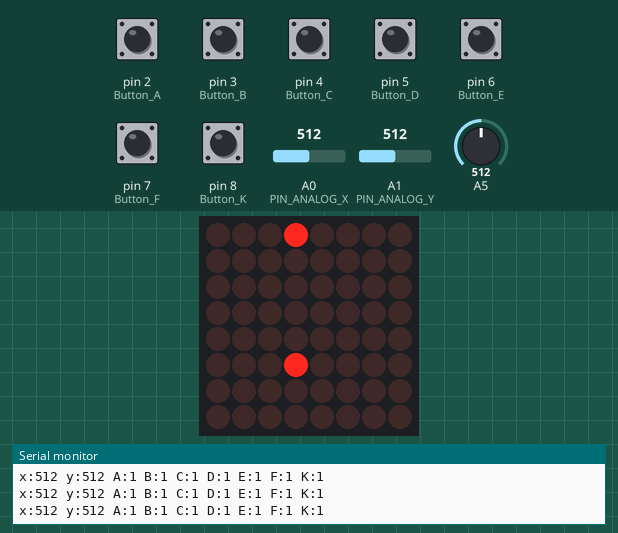
The sketch below on a simulated Arduino Uno, built with avr-gcc and run on an emulated ATmega328P. On the bench: 8×8 LED matrix, the last lines printed to the serial monitor. The inputs (shaded band) are chosen by the test bench; at power-on: pin 2 (Button_A), pin 3 (Button_B), pin 4 (Button_C), pin 5 (Button_D), pin 6 (Button_E), pin 7 (Button_F), pin 8 (Button_K) HIGH, A5 = 512, A0 (PIN_ANALOG_X) = 512, A1 (PIN_ANALOG_Y) = 512. Random numbers use the default seed unless the sketch sets one.

Above: at 1.2 s.
1.3 s: A5 set to 0
At 2.95 s:
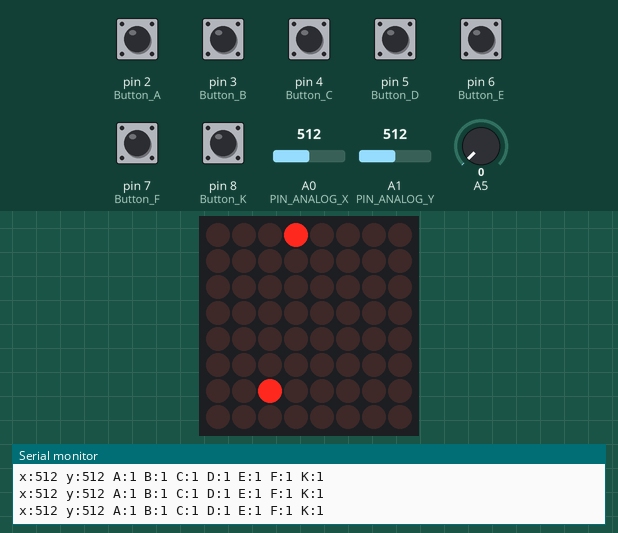
4.0 s: pin 3 (Button_B) pulled LOW for 0.15 s
At 5.11 s:
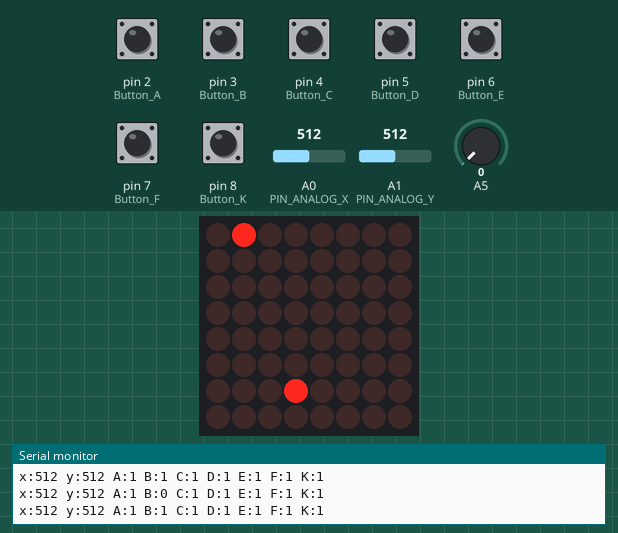
6.1 s: pin 5 (Button_D) pulled LOW for 0.15 s
At 8.4 s:
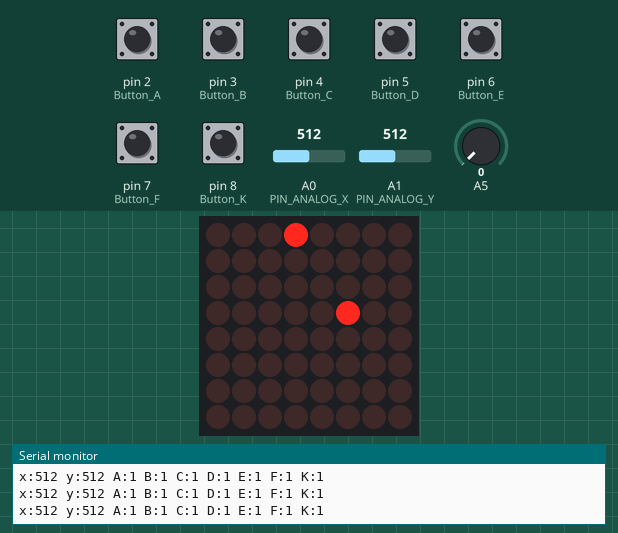
8.9 s: A5 set to 17
At 9.61 s:
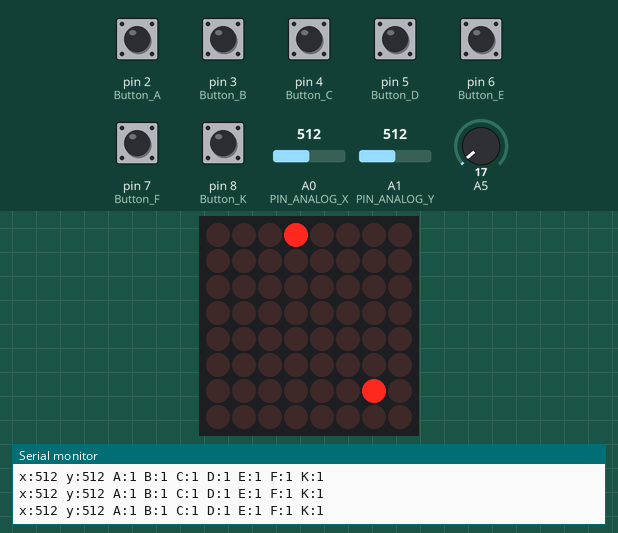
11.5 s: pin 3 (Button_B) pulled LOW for 1 s
At 13.29 s:
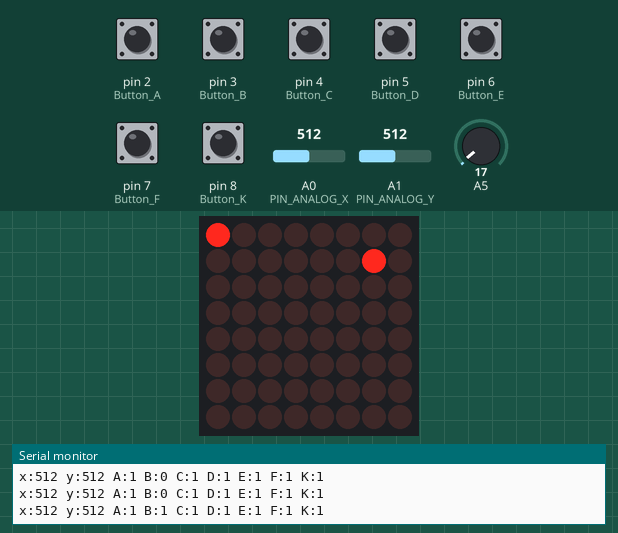
14.0 s: pin 5 (Button_D) pulled LOW for 1 s
At 16.6 s:
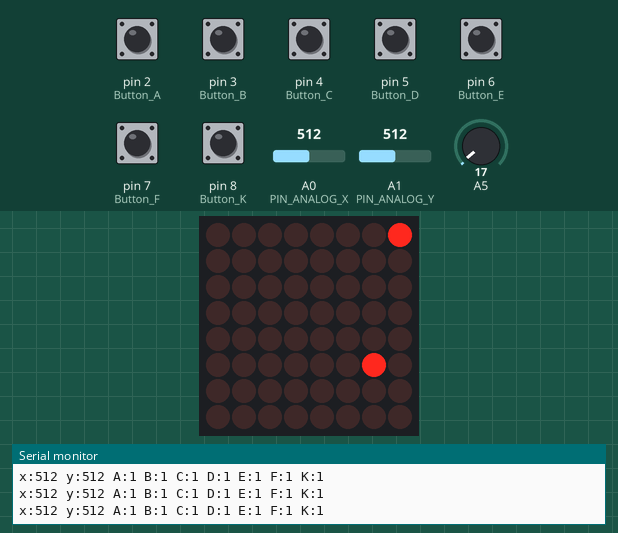

Measured:
- what the display in image 3 shows lasts 0.5 s, from 8.0 s to 8.5 s

The sketch:

sketch_oct07a2.ino
```cpp
#include "LedControl.h"
LedControl lc = LedControl(13, 10, 11, 1); // DIN, CLK, CS, NUMBER_OF_LED
const byte PIN_ANALOG_X = 0;
const byte PIN_ANALOG_Y = 1;
const byte Button_A = 2;
const byte Button_B = 3;
const byte Button_C = 4;
const byte Button_D = 5;
const byte Button_E = 6;
const byte Button_F = 7;
const byte Button_K = 8;

int i, randomnumber, star_position, high = 7;
unsigned long Debounce;

void Check_Button_Debug(int);
void Set_Up_Pin(void);
void Scene_Start(void);
void Ship_and_Position(int, int);
int Check_Button(int);
void Delete_Ship_and_Position(int, int);
void Star(int);
int random_number(void);
void Move(int, int);
void Debug(int);


void setup()
{

  Serial.begin(9600);
  Set_Up_Pin();
  int devices = lc.getDeviceCount();
  for (int address = 0; address < devices; address++)
  {
    lc.shutdown(address, false);
    lc.setIntensity(address, 8);
    lc.clearDisplay(address);
  }
}

void loop()
{
  int y = 3, x = 0, GameSpeed = 80, i = 0, j = 0, check = 0;
  int k = 1, star_staus = 1;
  int Game_Time = 0;

  //---------- Set Start Scence ----------\\
  Ship_and_Position(0, 3);
  lc.setColumn(1, 7, 0xFF);


  while (k == 1)
  {

    if (star_staus == 0)
    {
      star_position = random_number();
      Star(star_position);
      star_staus = 1;
    }

    if (Game_Time % 3 == 0 && Game_Time != 0)
    {

      Move(star_position, 7 - high + 1);
      if (7 - high == 0)
      {

        star_staus = 0;

      }
      high = high % 7;
      high++;
      if (7 - high + 1 == 1)
      {
        check = 1;
      }
    }
    Debug(Game_Time); // Print Value
    Check_Button_Debug(Game_Time);


    y = y - Check_Button(y);
    Ship_and_Position(x, y);
    Delete_Ship_and_Position(x, y);

    if (check == 1)
    {
      check = 0;
      if (star_position == y)
      {

        lc.setLed(3, i++, j, true);
        if (i == 8)
        {
          i = 0;
          j++;
        }
      }

    }

    delay(100);

    Game_Time = Game_Time % GameSpeed;
    Game_Time++;
  }

}

void Set_Up_Pin(void)
{

  pinMode(Button_A, INPUT);
  digitalWrite(Button_A, HIGH);

  pinMode(Button_B, INPUT);
  digitalWrite(Button_B, HIGH);

  pinMode(Button_C, INPUT);
  digitalWrite(Button_C, HIGH);

  pinMode(Button_D, INPUT);
  digitalWrite(Button_D, HIGH);

  pinMode(Button_E, INPUT);
  digitalWrite(Button_E, HIGH);

  pinMode(Button_F, INPUT);
  digitalWrite(Button_F, HIGH);

  pinMode(Button_K, INPUT);
  digitalWrite(Button_K, HIGH);

}

void Check_Button_Debug(int Game_Time)
{

  if (Game_Time % 5 == 0)
  {
    Serial.print("x:");
    Serial.print(analogRead(PIN_ANALOG_X));
    Serial.print(" ");

    Serial.print("y:");
    Serial.print(analogRead(PIN_ANALOG_Y));
    Serial.print(" ");

    Serial.print("A:");
    Serial.print(digitalRead(Button_A));
    Serial.print(" ");

    Serial.print("B:");
    Serial.print(digitalRead(Button_B));
    Serial.print(" ");

    Serial.print("C:");
    Serial.print(digitalRead(Button_C));
    Serial.print(" ");

    Serial.print("D:");
    Serial.print(digitalRead(Button_D));
    Serial.print(" ");

    Serial.print("E:");
    Serial.print(digitalRead(Button_E));
    Serial.print(" ");

    Serial.print("F:");
    Serial.print(digitalRead(Button_F));
    Serial.print(" ");

    Serial.print("K:");
    Serial.print(digitalRead(Button_K));
    Serial.print(" ");

    Serial.println();

  }
}

void Scene_Start(void)
{

  lc.setColumn(0, 0, 0xFF);
  lc.setRow(0, 0, 0xFF);
  //lc.setLed(int addr, int row, int col, boolean state);


}

void Ship_and_Position(int x, int y)
{

  lc.setLed(x, 0, y, true);

}

void Delete_Ship_and_Position(int x, int y)
{

  for (i = 1; i < 7; i++)
  {
    lc.setLed(x, 0, y - i, false);

  }
  for (i = 1; i < 7; i++)
  {
    lc.setLed(x, 0, y + i, false);

  }

}

int Check_Button(int y)
{

  if (digitalRead(Button_D) == 0 && y < 7 && digitalRead(Button_B) == 1 )
  {

    return -1;

  }
  if (digitalRead(Button_B) == 0 && y > 0 && digitalRead(Button_D) == 1 )
  {
    return 1;
  }
  return 0;
}

void Star(int Star_Position)
{

  lc.setLed(0, 7, Star_Position, true);

}

void Move(int star_position, int high)
{

  if (high > 0)
  {
    lc.setLed(0, high, star_position, false);
  }
  if (high > 1)
  {
    lc.setLed(0, --high, star_position, true);
  }

}

int random_number(void)
{

  randomSeed(analogRead(5));
  int r;
  r = random(1, 7);
  return r;

}

void Debug(int Game_Time)
{

  if (Game_Time % 50 == 0)
  {
    Serial.print(" This is Star Position = ");
    Serial.println(star_position);
    Serial.print(" This is seed ");
    Serial.println(analogRead(5));
    Serial.print(" This is Game Time = ");
    Serial.println(Game_Time);

  }

}
```
